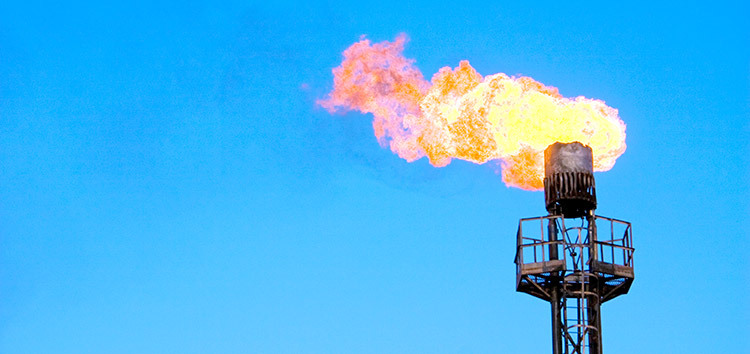
#> input picture Image Processing Theory/test.jpg, 750 x 354 px
$ jupyter execute --allow-errors Histograms.ipynb
#> lines starting #> are read from the running program, lines starting #| are printed output that depends on the picture; after the words box and inside, x2 and y2 are one past the last pixel; in counts of white or black regions, pixels touching at a corner belong together
[cell 1]
import cv2
import numpy as np
import matplotlib.pyplot as plt

img = cv2.imread('test.jpg',0)
#> img: shape (354, 750); min 0, max 255, mean 154.9
imgColor= cv2.imread('test.jpg')
#> imgColor is the input picture: shape (354, 750, 3); mean B, G, R 238.7, 180.7, 71.8
cv2.imshow('Sample image',imgColor)
plt.hist(img.ravel(),256,[0,256]); plt.show()
cv2.waitKey(0)
cv2.destroyAllWindows()

[cell 2]
import cv2
import numpy as np
import matplotlib.pyplot as plt
img = cv2.imread('colors.jpg')
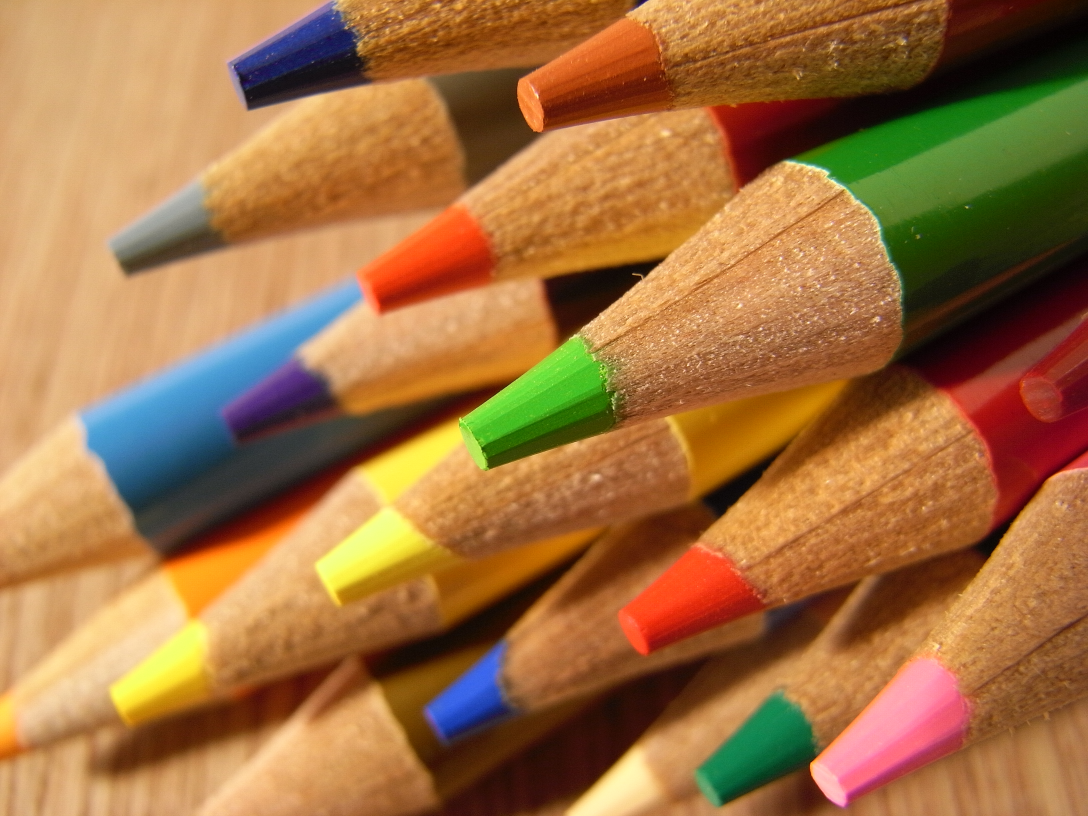
#> input picture Image Processing Theory/colors.jpg, 3264 x 2448 px (shown at 1/3 size)
#> img is the input picture: shape (2448, 3264, 3); mean B, G, R 66, 113.7, 161
color = ('b','g','r')
for i,col in enumerate(color):
    histr=cv2.calcHist([img],[i],None,[256],[0,256])
    plt.plot(histr,color=col)
    plt.xlim([0,256])
plt.show()
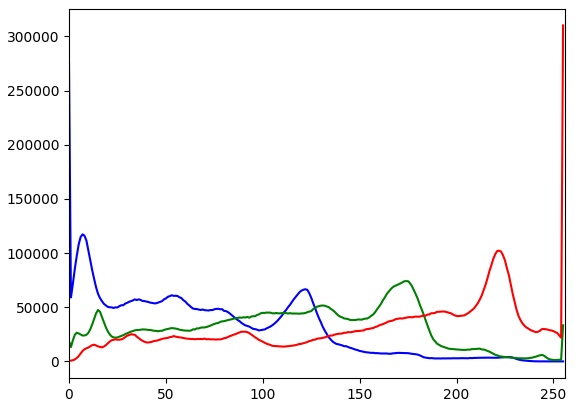
#> figure drawn by matplotlib, 1 panel; curve peaks at x = 0, y = 276094; curve peaks at x = 174, y = 74095; curve peaks at x = 255, y = 310126

[cell 3]
# self written function
# this doesnot uses matplot lib to plot the curve, instead uses
# open cv to do all the calculations

import cv2
import numpy as np
import matplotlib.pyplot as plt
img = cv2.imread('test.jpg',0)
hist = np.bincount(img.ravel(),minlength=256) # 10x faster than np.histogram
#> hist = 256 values, max 6427 at index 131, min 48 at index 70, mean 1037.1
mask=np.zeros((500,500))
#tuple
pt=(0,0)
for pt2 in enumerate(hist):
    cv2.line(mask,pt,pt2,100,3)
    pt=pt2
#> this loop made 256 passes
#> pt on passes 1 to 3: (0, 790), (1, 223), (2, 219)
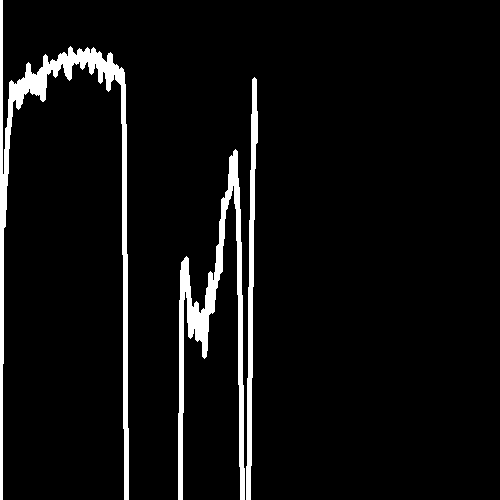
#> mask: shape (500, 500) float64; values 0 (black) and 100 (white), 5.6% white; 3 white regions, box (x1, y1, x2, y2) and area: (0, 0, 129, 500) 6834, (178, 149, 245, 500) 5081, (246, 77, 258, 500) 2170
cv2.imshow('Histogram',mask)
cv2.imshow('Image',img)
cv2.waitKey(0)
cv2.destroyAllWindows()

[cell 4]
# [24 lines of commented-out code are left out]

img = cv2.imread('test.jpg',0)

# create a mask
mask = np.zeros(img.shape[:2], np.uint8)
mask[100:300, 100:400] = 255
masked_img = cv2.bitwise_and(img,img,mask = mask)
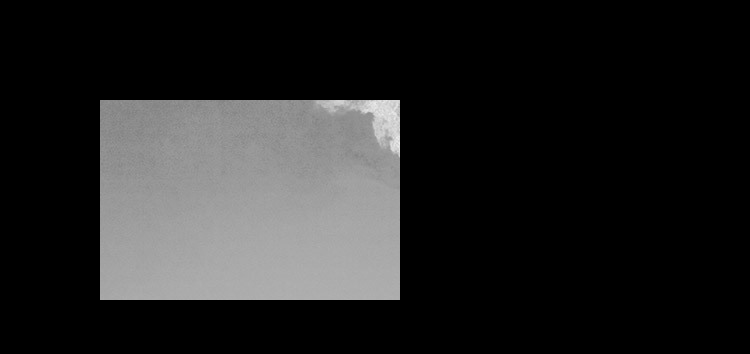
#> masked_img: shape (354, 750); min 0, max 238, mean 35.9

# Calculate histogram with mask and without mask
# Check third argument for mask
hist_full = cv2.calcHist([img],[0],None,[256],[0,256])
#> hist_full has the same summary as hist
hist_mask = cv2.calcHist([img],[0],mask,[256],[0,256])
#> hist_mask = 256 values, max 2387 at index 171, min 0 at index 0, mean 234.4

plt.subplot(221), plt.imshow(img, 'gray')
plt.subplot(222), plt.imshow(mask,'gray')
plt.subplot(223), plt.imshow(masked_img, 'gray')
plt.subplot(224), plt.plot(hist_full), plt.plot(hist_mask)
plt.xlim([0,256])

plt.show()
#> figure, not shown here; panel 4: curve peaks at x = 131, y = 6427; panel 4: curve peaks at x = 171, y = 2387

[cell 5]
import cv2
import numpy as np
import matplotlib.pyplot as plt
img = cv2.imread('pegion.jpg',0)
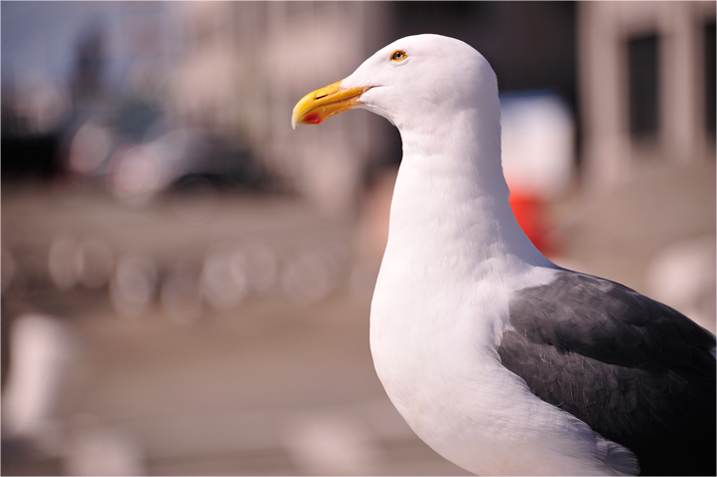
#> input picture Image Processing Theory/pegion.jpg, 717 x 477 px
#> img: shape (477, 717); min 0, max 255, mean 128.9
# img = cv2.imread('test.jpg',0)
equ = cv2.equalizeHist(img)
res = np.hstack((img,equ)) #stacking images side-by-side
cv2.imwrite('res.png',res)

cv2.imshow('res.png',res)
cv2.waitKey(0)
cv2.destroyAllWindows()

[cell 6]
import numpy as np
import cv2

img = cv2.imread('pegion.jpg',0)

# create a CLAHE object (Arguments are optional).
clahe = cv2.createCLAHE(clipLimit=2.0, tileGridSize=(8,8))
cl1 = clahe.apply(img)
cl1=np.hstack((img,cl1))
#> cl1: shape (477, 1434)
# cv2.imwrite('clahe_2.jpg',cl1)
cv2.imshow('res.png',cl1)
cv2.waitKey(0)
cv2.destroyAllWindows()

[cell 7]
import cv2
import numpy as np
from matplotlib import pyplot as plt

img = cv2.imread('test.jpg')
hsv = cv2.cvtColor(img,cv2.COLOR_BGR2HSV)
#> hsv: shape (354, 750, 3); mean H, S, V 96.3, 186.9, 245.7
hist = cv2.calcHist( [hsv], [0, 1], None, [180, 256], [0, 180, 0, 256] )

plt.imshow(hist,interpolation = 'nearest')
plt.show()

[cell 8]
import cv2
import numpy as np
from matplotlib import pyplot as plt

#roi is the object or region of object we need to find
roi = cv2.imread('rose_red.png')
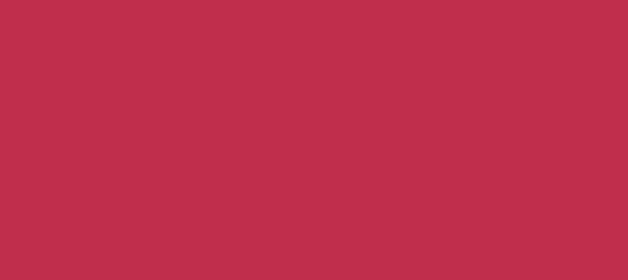
#> input picture Image Processing Theory/rose_red.png, 628 x 280 px
#> roi is the input picture: shape (280, 628, 3); mean B, G, R 76, 46, 192
hsv = cv2.cvtColor(roi,cv2.COLOR_BGR2HSV)
#> hsv: shape (280, 628, 3); mean H, S, V 174, 194, 192

#target is the image we search in
target = cv2.imread('rose.png')
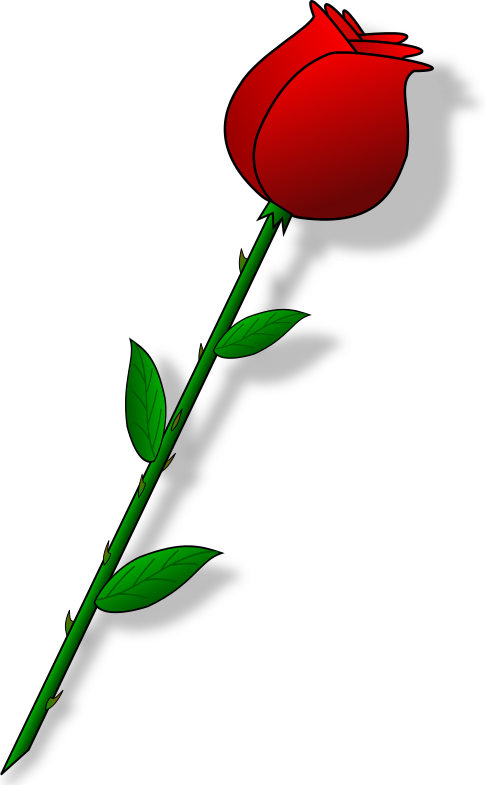
#> input picture Image Processing Theory/rose.png, 485 x 785 px
#> target is the input picture: shape (785, 485, 3); mean B, G, R 215.9, 221.2, 228.6
hsvt = cv2.cvtColor(target,cv2.COLOR_BGR2HSV)
#> hsvt: shape (785, 485, 3); mean H, S, V 2.9, 31.2, 233.8

# taken the red of a rose and a complete rose. Then we converted each image to hsv
# now it is time to calculate the histograms for each of the images

M = cv2.calcHist([hsv],[0, 1], None, [180, 256], [0, 180, 0, 256] )
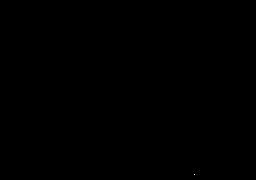
#> M: shape (180, 256) float32; values 0 (black) and 175840 (white), 0% white in thin lines or dots, all inside (x1, y1, x2, y2) = (194, 174, 195, 175)
I = cv2.calcHist([hsvt],[0, 1], None, [180, 256], [0, 180, 0, 256] )

R=M/I
#> R: shape (180, 256) float32; 99.14% of the values are NaN or infinite; the others: min 0, max 0, mean 0
h,s,v=cv2.split(hsvt) # why do the image didnot have [hsvt] instead of hsvt
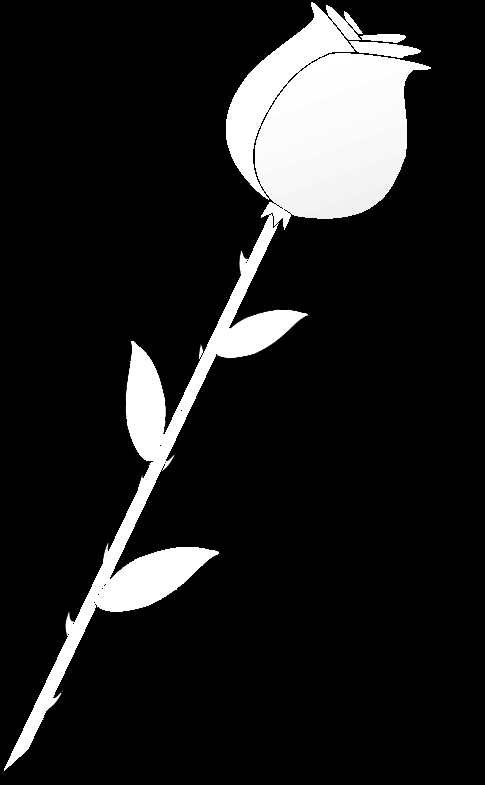
#> s: shape (785, 485); min 0, max 255, mean 31.2

[cell 9]
import cv2
import numpy as np

roi=cv2.imread('grass.jpg')
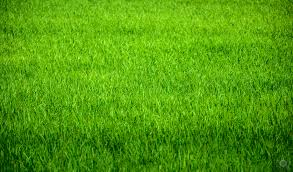
#> input picture Image Processing Theory/grass.jpg, 293 x 172 px
#> roi is the input picture: shape (172, 293, 3); mean B, G, R 14.9, 156, 83.1
hand=cv2.imread('football.jpg')

roi_hsv=cv2.cvtColor(roi,cv2.COLOR_BGR2HSV)
#> roi_hsv: shape (172, 293, 3); mean H, S, V 46.1, 233.2, 156
#> (the rest of this cell did not finish here and is left out)
